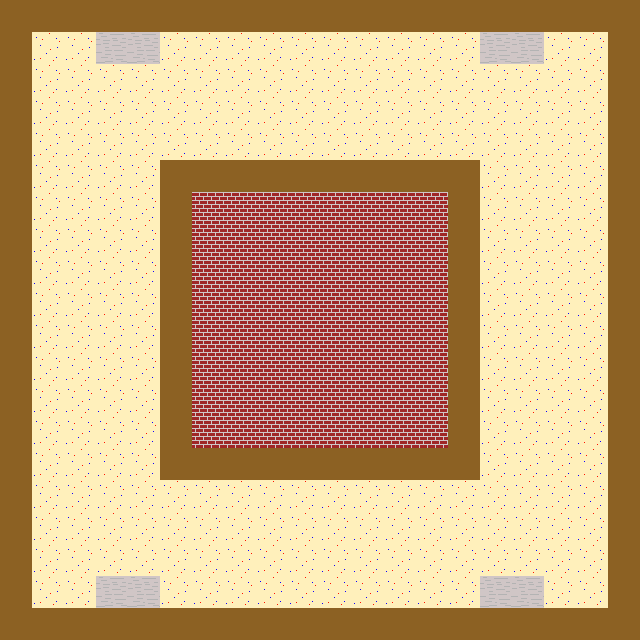

A 2D game scene composited from a Tiled map and its tileset images. What follows is a short description and the map's XML, with each tile layer's data collapsed to a summary:
An orthogonal 20x20 tile map with 32x32 px tiles, 1 tile layer (Kachelebene 1) and 5 objects.

<map version="1.0" orientation="orthogonal" renderorder="right-down" width="20" height="20" tilewidth="32" tileheight="32" nextobjectid="36">
 <tileset firstgid="1" name="floors_tiled_ready" tilewidth="32" tileheight="32">
  <image source="../floors/floors_tiled_ready.png" width="64" height="128" />
 </tileset>
 <layer name="Kachelebene 1" width="20" height="20">
  <data>[400 cells, 400 non-empty, 4 distinct tile ids]</data>
 </layer>
 <objectgroup name="Walls" width="20" height="20">
  <properties>
   <property name="wall" value="true" />
  </properties>
  <object id="30" x="160" y="160" width="321" height="321" />
  <object id="31" x="0" y="-1" width="31" height="639" />
  <object id="33" x="33" y="607" width="607" height="33" />
  <object id="34" x="30" y="-1" width="610" height="34" />
  <object id="35" x="606" y="32" width="34" height="576" />
 </objectgroup>
</map>
